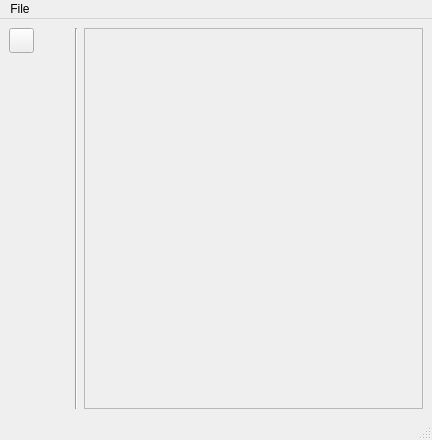
<?xml version="1.0" encoding="UTF-8"?>
<ui version="4.0">
 <class>cydPaintBoard</class>
 <widget class="QMainWindow" name="cydPaintBoard">
  <property name="geometry">
   <rect>
    <x>0</x>
    <y>0</y>
    <width>432</width>
    <height>440</height>
   </rect>
  </property>
  <property name="windowTitle">
   <string>MainWindow</string>
  </property>
  <widget class="QWidget" name="centralwidget">
   <layout class="QHBoxLayout" name="horizontalLayout">
    <item>
     <widget class="QWidget" name="toolBox" native="true">
      <property name="sizePolicy">
       <sizepolicy hsizetype="Fixed" vsizetype="Expanding">
        <horstretch>40</horstretch>
        <verstretch>0</verstretch>
       </sizepolicy>
      </property>
      <property name="minimumSize">
       <size>
        <width>60</width>
        <height>0</height>
       </size>
      </property>
      <widget class="QPushButton" name="toolPen">
       <property name="geometry">
        <rect>
         <x>0</x>
         <y>0</y>
         <width>25</width>
         <height>25</height>
        </rect>
       </property>
       <property name="mouseTracking">
        <bool>true</bool>
       </property>
       <property name="text">
        <string/>
       </property>
       <property name="icon">
        <iconset resource="paint.qrc">
         <normaloff>:/icons/pen</normaloff>:/icons/pen</iconset>
       </property>
       <property name="checkable">
        <bool>true</bool>
       </property>
      </widget>
     </widget>
    </item>
    <item>
     <widget class="Line" name="line">
      <property name="orientation">
       <enum>Qt::Vertical</enum>
      </property>
     </widget>
    </item>
    <item>
     <widget class="QScrollArea" name="scrollArea">
      <property name="mouseTracking">
       <bool>true</bool>
      </property>
      <property name="verticalScrollBarPolicy">
       <enum>Qt::ScrollBarAsNeeded</enum>
      </property>
      <property name="horizontalScrollBarPolicy">
       <enum>Qt::ScrollBarAsNeeded</enum>
      </property>
      <property name="sizeAdjustPolicy">
       <enum>QAbstractScrollArea::AdjustIgnored</enum>
      </property>
      <property name="widgetResizable">
       <bool>true</bool>
      </property>
      <widget class="QWidget" name="scrollAreaWidgetContents">
       <property name="geometry">
        <rect>
         <x>0</x>
         <y>0</y>
         <width>337</width>
         <height>375</height>
        </rect>
       </property>
       <property name="sizePolicy">
        <sizepolicy hsizetype="Expanding" vsizetype="Expanding">
         <horstretch>0</horstretch>
         <verstretch>0</verstretch>
        </sizepolicy>
       </property>
       <widget class="QLabel" name="board">
        <property name="geometry">
         <rect>
          <x>0</x>
          <y>0</y>
          <width>121</width>
          <height>131</height>
         </rect>
        </property>
        <property name="mouseTracking">
         <bool>true</bool>
        </property>
        <property name="text">
         <string/>
        </property>
       </widget>
      </widget>
     </widget>
    </item>
   </layout>
  </widget>
  <widget class="QMenuBar" name="menubar">
   <property name="geometry">
    <rect>
     <x>0</x>
     <y>0</y>
     <width>432</width>
     <height>23</height>
    </rect>
   </property>
   <widget class="QMenu" name="menuFile">
    <property name="title">
     <string>File</string>
    </property>
    <addaction name="actionOpen"/>
    <addaction name="actionSave"/>
   </widget>
   <addaction name="menuFile"/>
  </widget>
  <widget class="QStatusBar" name="statusbar"/>
  <action name="actionOpen">
   <property name="text">
    <string>Open</string>
   </property>
  </action>
  <action name="actionSave">
   <property name="text">
    <string>Save</string>
   </property>
  </action>
 </widget>
 <resources>
  <include location="paint.qrc"/>
 </resources>
 <connections/>
</ui>
